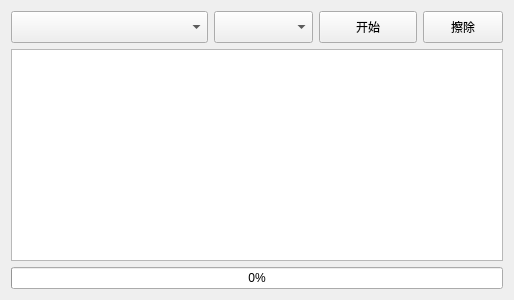
<?xml version="1.0" encoding="UTF-8"?>
<ui version="4.0">
 <class>Form</class>
 <widget class="QWidget" name="Form">
  <property name="geometry">
   <rect>
    <x>0</x>
    <y>0</y>
    <width>514</width>
    <height>300</height>
   </rect>
  </property>
  <property name="windowTitle">
   <string>一键烧录工具</string>
  </property>
  <property name="windowIcon">
   <iconset resource="resource.qrc">
    <normaloff>:/brush.png</normaloff>:/brush.png</iconset>
  </property>
  <layout class="QVBoxLayout" name="verticalLayout">
   <item>
    <layout class="QHBoxLayout" name="horizontalLayout" stretch="2,1,1,0">
     <item>
      <widget class="QComboBox" name="firm_box">
       <property name="minimumSize">
        <size>
         <width>0</width>
         <height>32</height>
        </size>
       </property>
      </widget>
     </item>
     <item>
      <widget class="QComboBox" name="com_box">
       <property name="minimumSize">
        <size>
         <width>0</width>
         <height>32</height>
        </size>
       </property>
      </widget>
     </item>
     <item>
      <widget class="QPushButton" name="gobtn">
       <property name="minimumSize">
        <size>
         <width>0</width>
         <height>32</height>
        </size>
       </property>
       <property name="text">
        <string>开始</string>
       </property>
      </widget>
     </item>
     <item>
      <widget class="QPushButton" name="erasebtn">
       <property name="minimumSize">
        <size>
         <width>0</width>
         <height>32</height>
        </size>
       </property>
       <property name="text">
        <string>擦除</string>
       </property>
      </widget>
     </item>
    </layout>
   </item>
   <item>
    <widget class="QTextBrowser" name="textOut">
     <property name="focusPolicy">
      <enum>Qt::TabFocus</enum>
     </property>
     <property name="contextMenuPolicy">
      <enum>Qt::CustomContextMenu</enum>
     </property>
    </widget>
   </item>
   <item>
    <widget class="QProgressBar" name="progbar">
     <property name="value">
      <number>0</number>
     </property>
    </widget>
   </item>
  </layout>
 </widget>
 <resources>
  <include location="resource.qrc"/>
 </resources>
 <connections>
  <connection>
   <sender>gobtn</sender>
   <signal>clicked()</signal>
   <receiver>Form</receiver>
   <slot>start_btn_clicked()</slot>
   <hints>
    <hint type="sourcelabel">
     <x>409</x>
     <y>19</y>
    </hint>
    <hint type="destinationlabel">
     <x>508</x>
     <y>39</y>
    </hint>
   </hints>
  </connection>
  <connection>
   <sender>erasebtn</sender>
   <signal>clicked()</signal>
   <receiver>Form</receiver>
   <slot>start_erase_clicked()</slot>
   <hints>
    <hint type="sourcelabel">
     <x>483</x>
     <y>11</y>
    </hint>
    <hint type="destinationlabel">
     <x>512</x>
     <y>90</y>
    </hint>
   </hints>
  </connection>
 </connections>
 <slots>
  <slot>start_btn_clicked()</slot>
  <slot>start_erase_clicked()</slot>
  <slot>refresh_port_list()</slot>
 </slots>
</ui>
